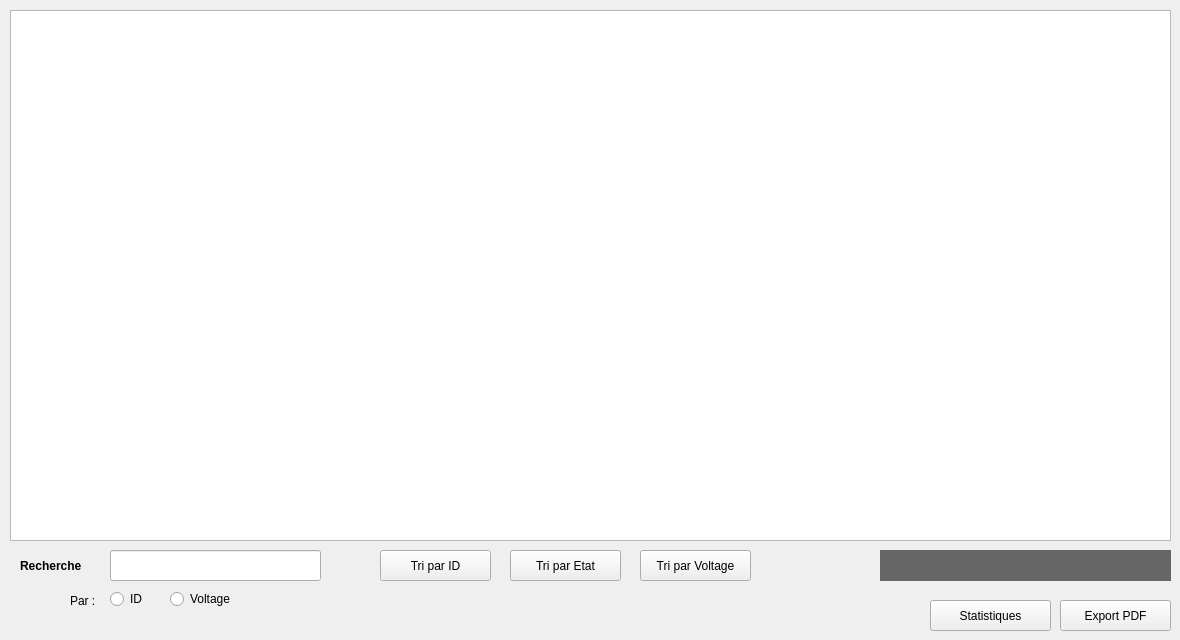
      <widget class="QWidget" name="Afficher_2">
       <attribute name="title">
        <string>AFFICHAGE</string>
       </attribute>
       <widget class="QTableView" name="tableView">
        <property name="geometry">
         <rect>
          <x>10</x>
          <y>10</y>
          <width>1161</width>
          <height>531</height>
         </rect>
        </property>
       </widget>
       <widget class="QPushButton" name="push_triID">
        <property name="geometry">
         <rect>
          <x>380</x>
          <y>550</y>
          <width>111</width>
          <height>31</height>
         </rect>
        </property>
        <property name="styleSheet">
         <string notr="true">/*QPushButton {

	border :2px solid gray ;
	border-radius: 10px;
	padding :0 8px;
	background: rgb(207,181,59);
background:rgb(255,215,0);
}*/
</string>
        </property>
        <property name="text">
         <string>Tri par ID</string>
        </property>
       </widget>
       <widget class="QPushButton" name="push_triEtat">
        <property name="geometry">
         <rect>
          <x>510</x>
          <y>550</y>
          <width>111</width>
          <height>31</height>
         </rect>
        </property>
        <property name="styleSheet">
         <string notr="true">/*QPushButton {

	border :2px solid gray ;
	border-radius: 10px;
	padding :0 8px;
	background: rgb(207,181,59);
background:rgb(255,215,0);
}*/
</string>
        </property>
        <property name="text">
         <string>Tri par Etat</string>
        </property>
       </widget>
       <widget class="QPushButton" name="push_triVoltage">
        <property name="geometry">
         <rect>
          <x>640</x>
          <y>550</y>
          <width>111</width>
          <height>31</height>
         </rect>
        </property>
        <property name="styleSheet">
         <string notr="true">/*QPushButton {

	border :2px solid gray ;
	border-radius: 10px;
	padding :0 8px;
	background: rgb(207,181,59);
background:rgb(255,215,0);
}*/
</string>
        </property>
        <property name="text">
         <string>Tri par Voltage</string>
        </property>
       </widget>
       <widget class="QLabel" name="label_infolist">
        <property name="geometry">
         <rect>
          <x>880</x>
          <y>550</y>
          <width>291</width>
          <height>31</height>
         </rect>
        </property>
        <property name="font">
         <font>
          <family>Montserrat Medium</family>
          <pointsize>11</pointsize>
         </font>
        </property>
        <property name="styleSheet">
         <string notr="true">background-color: #666666;
	border: 2px solid rgb(102, 102, 102);

</string>
        </property>
        <property name="text">
         <string/>
        </property>
        <property name="alignment">
         <set>Qt::AlignCenter</set>
        </property>
       </widget>
       <widget class="QPushButton" name="push_ExportPDF">
        <property name="geometry">
         <rect>
          <x>1060</x>
          <y>600</y>
          <width>111</width>
          <height>31</height>
         </rect>
        </property>
        <property name="styleSheet">
         <string notr="true">/*QPushButton {

	border :2px solid gray ;
	border-radius: 10px;
	padding :0 8px;
	background: rgb(207,181,59);
background:rgb(255,215,0);
}*/
</string>
        </property>
        <property name="text">
         <string>Export PDF</string>
        </property>
       </widget>
       <widget class="QLineEdit" name="line_recherche">
        <property name="geometry">
         <rect>
          <x>110</x>
          <y>550</y>
          <width>211</width>
          <height>31</height>
         </rect>
        </property>
       </widget>
       <widget class="QLabel" name="label_recherche">
        <property name="geometry">
         <rect>
          <x>20</x>
          <y>550</y>
          <width>81</width>
          <height>31</height>
         </rect>
        </property>
        <property name="font">
         <font>
          <weight>75</weight>
          <bold>true</bold>
         </font>
        </property>
        <property name="text">
         <string>Recherche</string>
        </property>
       </widget>
       <widget class="QRadioButton" name="radio_id">
        <property name="geometry">
         <rect>
          <x>110</x>
          <y>590</y>
          <width>41</width>
          <height>18</height>
         </rect>
        </property>
        <property name="text">
         <string>ID</string>
        </property>
       </widget>
       <widget class="QRadioButton" name="radio_voltage">
        <property name="geometry">
         <rect>
          <x>170</x>
          <y>590</y>
          <width>61</width>
          <height>18</height>
         </rect>
        </property>
        <property name="text">
         <string>Voltage</string>
        </property>
       </widget>
       <widget class="QLabel" name="label_par">
        <property name="geometry">
         <rect>
          <x>70</x>
          <y>580</y>
          <width>31</width>
          <height>41</height>
         </rect>
        </property>
        <property name="font">
         <font>
          <weight>50</weight>
          <bold>false</bold>
         </font>
        </property>
        <property name="text">
         <string>Par :</string>
        </property>
       </widget>
       <widget class="QPushButton" name="push_stats">
        <property name="geometry">
         <rect>
          <x>930</x>
          <y>600</y>
          <width>121</width>
          <height>31</height>
         </rect>
        </property>
        <property name="styleSheet">
         <string notr="true">/*QPushButton {

	border :2px solid gray ;
	border-radius: 10px;
	padding :0 8px;
	background: rgb(207,181,59);
background:rgb(255,215,0);
}*/
</string>
        </property>
        <property name="text">
         <string>Statistiques</string>
        </property>
       </widget>
      </widget>
